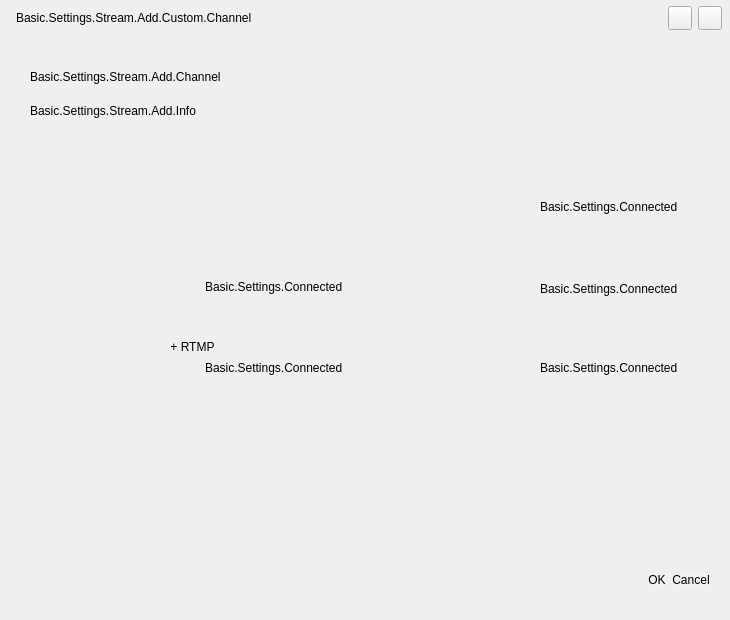
<?xml version="1.0" encoding="UTF-8"?>
<ui version="4.0">
 <class>AFAddStreamWidget</class>
 <widget class="QWidget" name="AFAddStreamWidget">
  <property name="geometry">
   <rect>
    <x>0</x>
    <y>0</y>
    <width>730</width>
    <height>620</height>
   </rect>
  </property>
  <property name="minimumSize">
   <size>
    <width>730</width>
    <height>620</height>
   </size>
  </property>
  <property name="maximumSize">
   <size>
    <width>730</width>
    <height>620</height>
   </size>
  </property>
  <property name="windowTitle">
   <string>Form</string>
  </property>
  <property name="styleSheet">
   <string notr="true"/>
  </property>
  <layout class="QVBoxLayout" name="verticalLayout_2">
   <property name="spacing">
    <number>0</number>
   </property>
   <property name="leftMargin">
    <number>0</number>
   </property>
   <property name="topMargin">
    <number>0</number>
   </property>
   <property name="rightMargin">
    <number>0</number>
   </property>
   <property name="bottomMargin">
    <number>0</number>
   </property>
   <item>
    <widget class="QWidget" name="widget_TopMenu" native="true">
     <property name="minimumSize">
      <size>
       <width>0</width>
       <height>36</height>
      </size>
     </property>
     <property name="maximumSize">
      <size>
       <width>16777215</width>
       <height>36</height>
      </size>
     </property>
     <layout class="QHBoxLayout" name="horizontalLayout">
      <property name="leftMargin">
       <number>16</number>
      </property>
      <property name="topMargin">
       <number>6</number>
      </property>
      <property name="rightMargin">
       <number>8</number>
      </property>
      <property name="bottomMargin">
       <number>6</number>
      </property>
      <item>
       <widget class="QLabel" name="label_WindowTitle">
        <property name="minimumSize">
         <size>
          <width>0</width>
          <height>24</height>
         </size>
        </property>
        <property name="maximumSize">
         <size>
          <width>16777215</width>
          <height>24</height>
         </size>
        </property>
        <property name="text">
         <string>Basic.Settings.Stream.Add.Custom.Channel</string>
        </property>
        <property name="labelType" stdset="0">
         <string>labelTitle</string>
        </property>
       </widget>
      </item>
      <item>
       <widget class="QPushButton" name="pushButton_ThreeDots">
        <property name="minimumSize">
         <size>
          <width>24</width>
          <height>24</height>
         </size>
        </property>
        <property name="maximumSize">
         <size>
          <width>24</width>
          <height>24</height>
         </size>
        </property>
        <property name="styleSheet">
         <string notr="true"/>
        </property>
        <property name="text">
         <string/>
        </property>
        <property name="iconSize">
         <size>
          <width>20</width>
          <height>20</height>
         </size>
        </property>
        <property name="buttonType" stdset="0">
         <string>threeDots</string>
        </property>
       </widget>
      </item>
      <item>
       <widget class="QPushButton" name="pushButton_Close">
        <property name="sizePolicy">
         <sizepolicy hsizetype="Fixed" vsizetype="Fixed">
          <horstretch>0</horstretch>
          <verstretch>0</verstretch>
         </sizepolicy>
        </property>
        <property name="minimumSize">
         <size>
          <width>24</width>
          <height>24</height>
         </size>
        </property>
        <property name="maximumSize">
         <size>
          <width>24</width>
          <height>24</height>
         </size>
        </property>
        <property name="styleSheet">
         <string notr="true"/>
        </property>
        <property name="text">
         <string/>
        </property>
        <property name="iconSize">
         <size>
          <width>11</width>
          <height>11</height>
         </size>
        </property>
        <property name="buttonType" stdset="0">
         <string>closeButton</string>
        </property>
       </widget>
      </item>
     </layout>
    </widget>
   </item>
   <item>
    <widget class="QStackedWidget" name="stackedWidget">
     <property name="currentIndex">
      <number>0</number>
     </property>
     <widget class="QWidget" name="page_PlatformSelect">
      <layout class="QVBoxLayout" name="verticalLayout_3">
       <property name="spacing">
        <number>0</number>
       </property>
       <property name="leftMargin">
        <number>0</number>
       </property>
       <property name="topMargin">
        <number>0</number>
       </property>
       <property name="rightMargin">
        <number>0</number>
       </property>
       <property name="bottomMargin">
        <number>0</number>
       </property>
       <item>
        <widget class="QWidget" name="widget_AddChannel" native="true">
         <layout class="QVBoxLayout" name="verticalLayout">
          <property name="spacing">
           <number>12</number>
          </property>
          <property name="leftMargin">
           <number>30</number>
          </property>
          <property name="topMargin">
           <number>30</number>
          </property>
          <property name="rightMargin">
           <number>0</number>
          </property>
          <property name="bottomMargin">
           <number>0</number>
          </property>
          <item>
           <widget class="QLabel" name="label_AddChannel">
            <property name="minimumSize">
             <size>
              <width>0</width>
              <height>22</height>
             </size>
            </property>
            <property name="maximumSize">
             <size>
              <width>16777215</width>
              <height>22</height>
             </size>
            </property>
            <property name="text">
             <string>Basic.Settings.Stream.Add.Channel</string>
            </property>
           </widget>
          </item>
          <item>
           <widget class="QLabel" name="label_AddChannelInfo">
            <property name="minimumSize">
             <size>
              <width>0</width>
              <height>22</height>
             </size>
            </property>
            <property name="maximumSize">
             <size>
              <width>16777215</width>
              <height>22</height>
             </size>
            </property>
            <property name="text">
             <string>Basic.Settings.Stream.Add.Info</string>
            </property>
           </widget>
          </item>
         </layout>
        </widget>
       </item>
       <item>
        <widget class="QWidget" name="widget_PlatformButtons" native="true">
         <layout class="QGridLayout" name="gridLayout">
          <property name="leftMargin">
           <number>30</number>
          </property>
          <property name="topMargin">
           <number>30</number>
          </property>
          <property name="rightMargin">
           <number>40</number>
          </property>
          <property name="bottomMargin">
           <number>0</number>
          </property>
          <property name="spacing">
           <number>10</number>
          </property>
          <item row="0" column="0">
           <widget class="AFQHoverWidget" name="widget_AddSoopGlobal" native="true">
            <property name="sizePolicy">
             <sizepolicy hsizetype="Minimum" vsizetype="Fixed">
              <horstretch>0</horstretch>
              <verstretch>0</verstretch>
             </sizepolicy>
            </property>
            <property name="minimumSize">
             <size>
              <width>660</width>
              <height>70</height>
             </size>
            </property>
            <property name="maximumSize">
             <size>
              <width>660</width>
              <height>70</height>
             </size>
            </property>
            <layout class="QVBoxLayout" name="verticalLayout_7">
             <property name="spacing">
              <number>0</number>
             </property>
             <property name="leftMargin">
              <number>293</number>
             </property>
             <property name="topMargin">
              <number>0</number>
             </property>
             <property name="rightMargin">
              <number>0</number>
             </property>
             <property name="bottomMargin">
              <number>4</number>
             </property>
             <item>
              <widget class="QWidget" name="widget" native="true">
               <layout class="QHBoxLayout" name="horizontalLayout_2">
                <property name="spacing">
                 <number>0</number>
                </property>
                <property name="leftMargin">
                 <number>0</number>
                </property>
                <property name="topMargin">
                 <number>23</number>
                </property>
                <property name="rightMargin">
                 <number>16</number>
                </property>
                <property name="bottomMargin">
                 <number>0</number>
                </property>
                <item>
                 <widget class="QLabel" name="label_SoopGlobalIcon">
                  <property name="sizePolicy">
                   <sizepolicy hsizetype="Fixed" vsizetype="Fixed">
                    <horstretch>0</horstretch>
                    <verstretch>0</verstretch>
                   </sizepolicy>
                  </property>
                  <property name="minimumSize">
                   <size>
                    <width>72</width>
                    <height>21</height>
                   </size>
                  </property>
                  <property name="maximumSize">
                   <size>
                    <width>72</width>
                    <height>21</height>
                   </size>
                  </property>
                  <property name="text">
                   <string/>
                  </property>
                 </widget>
                </item>
                <item>
                 <spacer name="horizontalSpacer">
                  <property name="orientation">
                   <enum>Qt::Horizontal</enum>
                  </property>
                  <property name="sizeHint" stdset="0">
                   <size>
                    <width>40</width>
                    <height>20</height>
                   </size>
                  </property>
                 </spacer>
                </item>
                <item>
                 <widget class="QLabel" name="label_GlobalIcon">
                  <property name="sizePolicy">
                   <sizepolicy hsizetype="Fixed" vsizetype="Fixed">
                    <horstretch>0</horstretch>
                    <verstretch>0</verstretch>
                   </sizepolicy>
                  </property>
                  <property name="minimumSize">
                   <size>
                    <width>20</width>
                    <height>20</height>
                   </size>
                  </property>
                  <property name="maximumSize">
                   <size>
                    <width>20</width>
                    <height>20</height>
                   </size>
                  </property>
                  <property name="text">
                   <string/>
                  </property>
                 </widget>
                </item>
               </layout>
              </widget>
             </item>
             <item>
              <widget class="QWidget" name="widget_2" native="true">
               <layout class="QHBoxLayout" name="horizontalLayout_3">
                <property name="spacing">
                 <number>0</number>
                </property>
                <property name="leftMargin">
                 <number>0</number>
                </property>
                <property name="topMargin">
                 <number>0</number>
                </property>
                <property name="rightMargin">
                 <number>12</number>
                </property>
                <property name="bottomMargin">
                 <number>0</number>
                </property>
                <item>
                 <spacer name="horizontalSpacer_2">
                  <property name="orientation">
                   <enum>Qt::Horizontal</enum>
                  </property>
                  <property name="sizeHint" stdset="0">
                   <size>
                    <width>40</width>
                    <height>20</height>
                   </size>
                  </property>
                 </spacer>
                </item>
                <item>
                 <widget class="QLabel" name="label_SoopGlobalConnected">
                  <property name="sizePolicy">
                   <sizepolicy hsizetype="Minimum" vsizetype="Minimum">
                    <horstretch>0</horstretch>
                    <verstretch>0</verstretch>
                   </sizepolicy>
                  </property>
                  <property name="text">
                   <string>Basic.Settings.Connected</string>
                  </property>
                 </widget>
                </item>
               </layout>
              </widget>
             </item>
            </layout>
           </widget>
          </item>
          <item row="1" column="1">
           <widget class="AFQHoverWidget" name="widget_AddTwitch" native="true">
            <property name="sizePolicy">
             <sizepolicy hsizetype="Fixed" vsizetype="Fixed">
              <horstretch>0</horstretch>
              <verstretch>0</verstretch>
             </sizepolicy>
            </property>
            <property name="minimumSize">
             <size>
              <width>325</width>
              <height>70</height>
             </size>
            </property>
            <property name="maximumSize">
             <size>
              <width>325</width>
              <height>70</height>
             </size>
            </property>
            <layout class="QVBoxLayout" name="verticalLayout_10">
             <property name="spacing">
              <number>0</number>
             </property>
             <property name="leftMargin">
              <number>0</number>
             </property>
             <property name="topMargin">
              <number>0</number>
             </property>
             <property name="rightMargin">
              <number>0</number>
             </property>
             <property name="bottomMargin">
              <number>4</number>
             </property>
             <item>
              <widget class="QWidget" name="widget_7" native="true">
               <layout class="QHBoxLayout" name="horizontalLayout_8">
                <property name="spacing">
                 <number>0</number>
                </property>
                <property name="leftMargin">
                 <number>0</number>
                </property>
                <property name="topMargin">
                 <number>22</number>
                </property>
                <property name="rightMargin">
                 <number>0</number>
                </property>
                <property name="bottomMargin">
                 <number>0</number>
                </property>
                <item alignment="Qt::AlignHCenter|Qt::AlignVCenter">
                 <widget class="QLabel" name="label_TwitchIcon">
                  <property name="sizePolicy">
                   <sizepolicy hsizetype="Fixed" vsizetype="Fixed">
                    <horstretch>0</horstretch>
                    <verstretch>0</verstretch>
                   </sizepolicy>
                  </property>
                  <property name="minimumSize">
                   <size>
                    <width>75</width>
                    <height>25</height>
                   </size>
                  </property>
                  <property name="maximumSize">
                   <size>
                    <width>75</width>
                    <height>25</height>
                   </size>
                  </property>
                  <property name="text">
                   <string/>
                  </property>
                 </widget>
                </item>
               </layout>
              </widget>
             </item>
             <item>
              <widget class="QWidget" name="widget_8" native="true">
               <layout class="QHBoxLayout" name="horizontalLayout_9">
                <property name="spacing">
                 <number>0</number>
                </property>
                <property name="leftMargin">
                 <number>0</number>
                </property>
                <property name="topMargin">
                 <number>0</number>
                </property>
                <property name="rightMargin">
                 <number>12</number>
                </property>
                <property name="bottomMargin">
                 <number>0</number>
                </property>
                <item>
                 <spacer name="horizontalSpacer_7">
                  <property name="orientation">
                   <enum>Qt::Horizontal</enum>
                  </property>
                  <property name="sizeHint" stdset="0">
                   <size>
                    <width>176</width>
                    <height>10</height>
                   </size>
                  </property>
                 </spacer>
                </item>
                <item>
                 <widget class="QLabel" name="label_TwitchConnected">
                  <property name="text">
                   <string>Basic.Settings.Connected</string>
                  </property>
                 </widget>
                </item>
               </layout>
              </widget>
             </item>
            </layout>
           </widget>
          </item>
          <item row="1" column="0">
           <widget class="AFQHoverWidget" name="widget_AddSoop" native="true">
            <property name="sizePolicy">
             <sizepolicy hsizetype="Fixed" vsizetype="Fixed">
              <horstretch>0</horstretch>
              <verstretch>0</verstretch>
             </sizepolicy>
            </property>
            <property name="minimumSize">
             <size>
              <width>325</width>
              <height>70</height>
             </size>
            </property>
            <property name="maximumSize">
             <size>
              <width>325</width>
              <height>70</height>
             </size>
            </property>
            <layout class="QVBoxLayout" name="verticalLayout_9">
             <property name="spacing">
              <number>0</number>
             </property>
             <property name="leftMargin">
              <number>0</number>
             </property>
             <property name="topMargin">
              <number>0</number>
             </property>
             <property name="rightMargin">
              <number>0</number>
             </property>
             <property name="bottomMargin">
              <number>4</number>
             </property>
             <item>
              <widget class="QWidget" name="widget_3" native="true">
               <layout class="QHBoxLayout" name="horizontalLayout_7">
                <property name="spacing">
                 <number>0</number>
                </property>
                <property name="leftMargin">
                 <number>0</number>
                </property>
                <property name="topMargin">
                 <number>24</number>
                </property>
                <property name="rightMargin">
                 <number>0</number>
                </property>
                <property name="bottomMargin">
                 <number>0</number>
                </property>
                <item alignment="Qt::AlignHCenter|Qt::AlignVCenter">
                 <widget class="QLabel" name="label_SoopIcon">
                  <property name="sizePolicy">
                   <sizepolicy hsizetype="Fixed" vsizetype="Fixed">
                    <horstretch>0</horstretch>
                    <verstretch>0</verstretch>
                   </sizepolicy>
                  </property>
                  <property name="minimumSize">
                   <size>
                    <width>100</width>
                    <height>20</height>
                   </size>
                  </property>
                  <property name="maximumSize">
                   <size>
                    <width>100</width>
                    <height>20</height>
                   </size>
                  </property>
                  <property name="text">
                   <string/>
                  </property>
                 </widget>
                </item>
               </layout>
              </widget>
             </item>
             <item>
              <widget class="QWidget" name="widget_6" native="true">
               <layout class="QHBoxLayout" name="horizontalLayout_6">
                <property name="spacing">
                 <number>0</number>
                </property>
                <property name="leftMargin">
                 <number>0</number>
                </property>
                <property name="topMargin">
                 <number>0</number>
                </property>
                <property name="rightMargin">
                 <number>12</number>
                </property>
                <property name="bottomMargin">
                 <number>0</number>
                </property>
                <item>
                 <spacer name="horizontalSpacer_6">
                  <property name="orientation">
                   <enum>Qt::Horizontal</enum>
                  </property>
                  <property name="sizeHint" stdset="0">
                   <size>
                    <width>176</width>
                    <height>10</height>
                   </size>
                  </property>
                 </spacer>
                </item>
                <item>
                 <widget class="QLabel" name="label_SoopConnected">
                  <property name="text">
                   <string>Basic.Settings.Connected</string>
                  </property>
                 </widget>
                </item>
               </layout>
              </widget>
             </item>
            </layout>
           </widget>
          </item>
          <item row="2" column="1">
           <widget class="AFQHoverWidget" name="widget_AddYoutube" native="true">
            <property name="sizePolicy">
             <sizepolicy hsizetype="Fixed" vsizetype="Fixed">
              <horstretch>0</horstretch>
              <verstretch>0</verstretch>
             </sizepolicy>
            </property>
            <property name="minimumSize">
             <size>
              <width>325</width>
              <height>70</height>
             </size>
            </property>
            <property name="maximumSize">
             <size>
              <width>325</width>
              <height>70</height>
             </size>
            </property>
            <layout class="QVBoxLayout" name="verticalLayout_13">
             <property name="spacing">
              <number>0</number>
             </property>
             <property name="leftMargin">
              <number>0</number>
             </property>
             <property name="topMargin">
              <number>0</number>
             </property>
             <property name="rightMargin">
              <number>0</number>
             </property>
             <property name="bottomMargin">
              <number>4</number>
             </property>
             <item>
              <widget class="QWidget" name="widget_11" native="true">
               <layout class="QHBoxLayout" name="horizontalLayout_14">
                <property name="spacing">
                 <number>0</number>
                </property>
                <property name="leftMargin">
                 <number>0</number>
                </property>
                <property name="topMargin">
                 <number>25</number>
                </property>
                <property name="rightMargin">
                 <number>0</number>
                </property>
                <property name="bottomMargin">
                 <number>0</number>
                </property>
                <item alignment="Qt::AlignHCenter|Qt::AlignVCenter">
                 <widget class="QLabel" name="label_YoutubeIcon">
                  <property name="sizePolicy">
                   <sizepolicy hsizetype="Fixed" vsizetype="Fixed">
                    <horstretch>0</horstretch>
                    <verstretch>0</verstretch>
                   </sizepolicy>
                  </property>
                  <property name="minimumSize">
                   <size>
                    <width>89</width>
                    <height>20</height>
                   </size>
                  </property>
                  <property name="maximumSize">
                   <size>
                    <width>89</width>
                    <height>20</height>
                   </size>
                  </property>
                  <property name="text">
                   <string/>
                  </property>
                 </widget>
                </item>
               </layout>
              </widget>
             </item>
             <item>
              <widget class="QWidget" name="widget_12" native="true">
               <layout class="QHBoxLayout" name="horizontalLayout_15">
                <property name="spacing">
                 <number>0</number>
                </property>
                <property name="leftMargin">
                 <number>0</number>
                </property>
                <property name="topMargin">
                 <number>0</number>
                </property>
                <property name="rightMargin">
                 <number>12</number>
                </property>
                <property name="bottomMargin">
                 <number>0</number>
                </property>
                <item>
                 <spacer name="horizontalSpacer_10">
                  <property name="orientation">
                   <enum>Qt::Horizontal</enum>
                  </property>
                  <property name="sizeHint" stdset="0">
                   <size>
                    <width>176</width>
                    <height>10</height>
                   </size>
                  </property>
                 </spacer>
                </item>
                <item>
                 <widget class="QLabel" name="label_YoutubeConnected">
                  <property name="text">
                   <string>Basic.Settings.Connected</string>
                  </property>
                 </widget>
                </item>
               </layout>
              </widget>
             </item>
            </layout>
           </widget>
          </item>
          <item row="2" column="0">
           <widget class="AFQHoverWidget" name="widget_AddRTMP" native="true">
            <property name="sizePolicy">
             <sizepolicy hsizetype="Fixed" vsizetype="Fixed">
              <horstretch>0</horstretch>
              <verstretch>0</verstretch>
             </sizepolicy>
            </property>
            <property name="minimumSize">
             <size>
              <width>325</width>
              <height>70</height>
             </size>
            </property>
            <property name="maximumSize">
             <size>
              <width>325</width>
              <height>70</height>
             </size>
            </property>
            <layout class="QVBoxLayout" name="verticalLayout_12">
             <property name="spacing">
              <number>0</number>
             </property>
             <property name="leftMargin">
              <number>0</number>
             </property>
             <property name="topMargin">
              <number>0</number>
             </property>
             <property name="rightMargin">
              <number>0</number>
             </property>
             <property name="bottomMargin">
              <number>4</number>
             </property>
             <item>
              <widget class="QWidget" name="widget_5" native="true">
               <layout class="QHBoxLayout" name="horizontalLayout_12">
                <property name="spacing">
                 <number>0</number>
                </property>
                <property name="leftMargin">
                 <number>0</number>
                </property>
                <property name="topMargin">
                 <number>24</number>
                </property>
                <property name="rightMargin">
                 <number>0</number>
                </property>
                <property name="bottomMargin">
                 <number>0</number>
                </property>
                <item alignment="Qt::AlignHCenter|Qt::AlignVCenter">
                 <widget class="QLabel" name="label_RTMPIcon">
                  <property name="sizePolicy">
                   <sizepolicy hsizetype="Fixed" vsizetype="Fixed">
                    <horstretch>0</horstretch>
                    <verstretch>0</verstretch>
                   </sizepolicy>
                  </property>
                  <property name="minimumSize">
                   <size>
                    <width>71</width>
                    <height>22</height>
                   </size>
                  </property>
                  <property name="maximumSize">
                   <size>
                    <width>71</width>
                    <height>22</height>
                   </size>
                  </property>
                  <property name="text">
                   <string>+ RTMP</string>
                  </property>
                  <property name="alignment">
                   <set>Qt::AlignCenter</set>
                  </property>
                 </widget>
                </item>
               </layout>
              </widget>
             </item>
             <item>
              <widget class="QWidget" name="widget_10" native="true">
               <layout class="QHBoxLayout" name="horizontalLayout_13">
                <property name="spacing">
                 <number>0</number>
                </property>
                <property name="leftMargin">
                 <number>0</number>
                </property>
                <property name="topMargin">
                 <number>0</number>
                </property>
                <property name="rightMargin">
                 <number>12</number>
                </property>
                <property name="bottomMargin">
                 <number>0</number>
                </property>
                <item>
                 <spacer name="horizontalSpacer_9">
                  <property name="orientation">
                   <enum>Qt::Horizontal</enum>
                  </property>
                  <property name="sizeHint" stdset="0">
                   <size>
                    <width>176</width>
                    <height>10</height>
                   </size>
                  </property>
                 </spacer>
                </item>
                <item>
                 <widget class="QLabel" name="label_RTMPConnected">
                  <property name="text">
                   <string>Basic.Settings.Connected</string>
                  </property>
                 </widget>
                </item>
               </layout>
              </widget>
             </item>
            </layout>
           </widget>
          </item>
         </layout>
        </widget>
       </item>
       <item>
        <spacer name="verticalSpacer">
         <property name="orientation">
          <enum>Qt::Vertical</enum>
         </property>
         <property name="sizeHint" stdset="0">
          <size>
           <width>20</width>
           <height>40</height>
          </size>
         </property>
        </spacer>
       </item>
      </layout>
     </widget>
     <widget class="QWidget" name="page_AddCustomRtmp">
      <layout class="QGridLayout" name="gridLayout_2">
       <property name="leftMargin">
        <number>30</number>
       </property>
       <property name="topMargin">
        <number>30</number>
       </property>
       <property name="rightMargin">
        <number>30</number>
       </property>
       <property name="bottomMargin">
        <number>0</number>
       </property>
       <property name="horizontalSpacing">
        <number>0</number>
       </property>
       <property name="verticalSpacing">
        <number>11</number>
       </property>
       <item row="2" column="0">
        <widget class="QLabel" name="label_Url">
         <property name="minimumSize">
          <size>
           <width>160</width>
           <height>40</height>
          </size>
         </property>
         <property name="maximumSize">
          <size>
           <width>160</width>
           <height>40</height>
          </size>
         </property>
         <property name="text">
          <string>URL*</string>
         </property>
        </widget>
       </item>
       <item row="12" column="2">
        <spacer name="verticalSpacer_2">
         <property name="orientation">
          <enum>Qt::Vertical</enum>
         </property>
         <property name="sizeHint" stdset="0">
          <size>
           <width>20</width>
           <height>40</height>
          </size>
         </property>
        </spacer>
       </item>
       <item row="4" column="2">
        <widget class="QWidget" name="widget_Streamkey" native="true">
         <property name="minimumSize">
          <size>
           <width>500</width>
           <height>40</height>
          </size>
         </property>
         <property name="maximumSize">
          <size>
           <width>500</width>
           <height>40</height>
          </size>
         </property>
         <layout class="QHBoxLayout" name="horizontalLayout_2">
          <property name="spacing">
           <number>7</number>
          </property>
          <property name="leftMargin">
           <number>0</number>
          </property>
          <property name="topMargin">
           <number>0</number>
          </property>
          <property name="rightMargin">
           <number>7</number>
          </property>
          <property name="bottomMargin">
           <number>0</number>
          </property>
          <item>
           <widget class="QLineEdit" name="lineEdit_StreamKey">
            <property name="minimumSize">
             <size>
              <width>470</width>
              <height>40</height>
             </size>
            </property>
            <property name="maximumSize">
             <size>
              <width>470</width>
              <height>40</height>
             </size>
            </property>
            <property name="echoMode">
             <enum>QLineEdit::Password</enum>
            </property>
           </widget>
          </item>
          <item>
           <widget class="QPushButton" name="pushButton_ShowStreamKey">
            <property name="minimumSize">
             <size>
              <width>16</width>
              <height>16</height>
             </size>
            </property>
            <property name="maximumSize">
             <size>
              <width>16</width>
              <height>16</height>
             </size>
            </property>
            <property name="text">
             <string/>
            </property>
            <property name="checkable">
             <bool>true</bool>
            </property>
            <property name="checked">
             <bool>false</bool>
            </property>
           </widget>
          </item>
         </layout>
        </widget>
       </item>
       <item row="0" column="0" colspan="3">
        <widget class="QWidget" name="widget_CustomChannel" native="true">
         <property name="minimumSize">
          <size>
           <width>0</width>
           <height>42</height>
          </size>
         </property>
         <layout class="QVBoxLayout" name="verticalLayout_5">
          <property name="spacing">
           <number>0</number>
          </property>
          <property name="leftMargin">
           <number>0</number>
          </property>
          <property name="topMargin">
           <number>0</number>
          </property>
          <property name="rightMargin">
           <number>0</number>
          </property>
          <property name="bottomMargin">
           <number>20</number>
          </property>
          <item>
           <widget class="QLabel" name="label_CustomChannel">
            <property name="minimumSize">
             <size>
              <width>0</width>
              <height>22</height>
             </size>
            </property>
            <property name="maximumSize">
             <size>
              <width>16777215</width>
              <height>22</height>
             </size>
            </property>
            <property name="text">
             <string>Basic.Settings.Stream.Custom.Channel</string>
            </property>
           </widget>
          </item>
         </layout>
        </widget>
       </item>
       <item row="4" column="0">
        <widget class="QLabel" name="label_StreamKey">
         <property name="minimumSize">
          <size>
           <width>160</width>
           <height>40</height>
          </size>
         </property>
         <property name="maximumSize">
          <size>
           <width>160</width>
           <height>40</height>
          </size>
         </property>
         <property name="text">
          <string>Basic.Settings.Stream.Essential.StreamKey</string>
         </property>
        </widget>
       </item>
       <item row="6" column="0">
        <widget class="QLabel" name="label_ChannelName">
         <property name="minimumSize">
          <size>
           <width>160</width>
           <height>40</height>
          </size>
         </property>
         <property name="maximumSize">
          <size>
           <width>160</width>
           <height>40</height>
          </size>
         </property>
         <property name="text">
          <string>Basic.Settings.Stream.Essential.Name</string>
         </property>
        </widget>
       </item>
       <item row="6" column="2">
        <widget class="QLineEdit" name="lineEdit_ChannelName">
         <property name="minimumSize">
          <size>
           <width>500</width>
           <height>40</height>
          </size>
         </property>
         <property name="maximumSize">
          <size>
           <width>500</width>
           <height>40</height>
          </size>
         </property>
        </widget>
       </item>
       <item row="8" column="0">
        <widget class="QLabel" name="label_ID">
         <property name="minimumSize">
          <size>
           <width>160</width>
           <height>40</height>
          </size>
         </property>
         <property name="maximumSize">
          <size>
           <width>160</width>
           <height>40</height>
          </size>
         </property>
         <property name="text">
          <string>ID</string>
         </property>
        </widget>
       </item>
       <item row="8" column="2">
        <widget class="QLineEdit" name="lineEdit_ID">
         <property name="minimumSize">
          <size>
           <width>500</width>
           <height>40</height>
          </size>
         </property>
         <property name="maximumSize">
          <size>
           <width>500</width>
           <height>40</height>
          </size>
         </property>
        </widget>
       </item>
       <item row="10" column="0">
        <widget class="QLabel" name="label_Password">
         <property name="minimumSize">
          <size>
           <width>160</width>
           <height>40</height>
          </size>
         </property>
         <property name="maximumSize">
          <size>
           <width>160</width>
           <height>40</height>
          </size>
         </property>
         <property name="text">
          <string>Basic.Settings.Stream.Custom.Password</string>
         </property>
        </widget>
       </item>
       <item row="7" column="2">
        <widget class="QCheckBox" name="checkBox_RtmpAuth">
         <property name="minimumSize">
          <size>
           <width>160</width>
           <height>0</height>
          </size>
         </property>
         <property name="maximumSize">
          <size>
           <width>160</width>
           <height>16777215</height>
          </size>
         </property>
         <property name="text">
          <string>Basic.Settings.Stream.Custom.UseAuthentication</string>
         </property>
        </widget>
       </item>
       <item row="2" column="2">
        <widget class="QLineEdit" name="lineEdit_Url">
         <property name="minimumSize">
          <size>
           <width>500</width>
           <height>40</height>
          </size>
         </property>
         <property name="maximumSize">
          <size>
           <width>500</width>
           <height>40</height>
          </size>
         </property>
        </widget>
       </item>
       <item row="10" column="2">
        <widget class="QWidget" name="widget_Password" native="true">
         <property name="minimumSize">
          <size>
           <width>500</width>
           <height>0</height>
          </size>
         </property>
         <property name="maximumSize">
          <size>
           <width>500</width>
           <height>16777215</height>
          </size>
         </property>
         <layout class="QHBoxLayout" name="horizontalLayout_3">
          <property name="spacing">
           <number>7</number>
          </property>
          <property name="leftMargin">
           <number>0</number>
          </property>
          <property name="topMargin">
           <number>0</number>
          </property>
          <property name="rightMargin">
           <number>7</number>
          </property>
          <property name="bottomMargin">
           <number>0</number>
          </property>
          <item>
           <widget class="QLineEdit" name="lineEdit_Password">
            <property name="minimumSize">
             <size>
              <width>470</width>
              <height>40</height>
             </size>
            </property>
            <property name="maximumSize">
             <size>
              <width>470</width>
              <height>40</height>
             </size>
            </property>
            <property name="echoMode">
             <enum>QLineEdit::Password</enum>
            </property>
           </widget>
          </item>
          <item>
           <widget class="QPushButton" name="pushButton_ShowPassword">
            <property name="minimumSize">
             <size>
              <width>16</width>
              <height>16</height>
             </size>
            </property>
            <property name="maximumSize">
             <size>
              <width>16</width>
              <height>16</height>
             </size>
            </property>
            <property name="text">
             <string/>
            </property>
            <property name="checkable">
             <bool>true</bool>
            </property>
           </widget>
          </item>
         </layout>
        </widget>
       </item>
      </layout>
     </widget>
     <widget class="QWidget" name="page_AuthBrowser">
      <layout class="QVBoxLayout" name="verticalLayout_6"/>
     </widget>
    </widget>
   </item>
   <item>
    <widget class="QWidget" name="widget_ButtonBox" native="true">
     <property name="minimumSize">
      <size>
       <width>720</width>
       <height>80</height>
      </size>
     </property>
     <property name="maximumSize">
      <size>
       <width>16777215</width>
       <height>80</height>
      </size>
     </property>
     <layout class="QVBoxLayout" name="verticalLayout_4">
      <property name="spacing">
       <number>0</number>
      </property>
      <property name="leftMargin">
       <number>0</number>
      </property>
      <property name="topMargin">
       <number>0</number>
      </property>
      <property name="rightMargin">
       <number>20</number>
      </property>
      <property name="bottomMargin">
       <number>0</number>
      </property>
      <item>
       <widget class="QDialogButtonBox" name="buttonBox">
        <property name="minimumSize">
         <size>
          <width>0</width>
          <height>80</height>
         </size>
        </property>
        <property name="maximumSize">
         <size>
          <width>16777215</width>
          <height>80</height>
         </size>
        </property>
        <property name="styleSheet">
         <string notr="true">QPushButton{
border-radius: 4px;
background: rgba(255, 255, 255, 0.10);
}</string>
        </property>
        <property name="standardButtons">
         <set>QDialogButtonBox::Cancel|QDialogButtonBox::Ok</set>
        </property>
       </widget>
      </item>
     </layout>
    </widget>
   </item>
  </layout>
 </widget>
 <customwidgets>
  <customwidget>
   <class>AFQHoverWidget</class>
   <extends>QWidget</extends>
   <header>UIComponent/CBasicHoverWidget.h</header>
   <container>1</container>
  </customwidget>
 </customwidgets>
 <tabstops>
  <tabstop>lineEdit_Url</tabstop>
  <tabstop>lineEdit_StreamKey</tabstop>
  <tabstop>lineEdit_ChannelName</tabstop>
  <tabstop>checkBox_RtmpAuth</tabstop>
  <tabstop>lineEdit_ID</tabstop>
  <tabstop>lineEdit_Password</tabstop>
  <tabstop>pushButton_ShowStreamKey</tabstop>
  <tabstop>pushButton_ThreeDots</tabstop>
  <tabstop>pushButton_Close</tabstop>
 </tabstops>
 <resources>
  <include location="aneta-main-resource.qrc"/>
 </resources>
 <connections/>
</ui>
